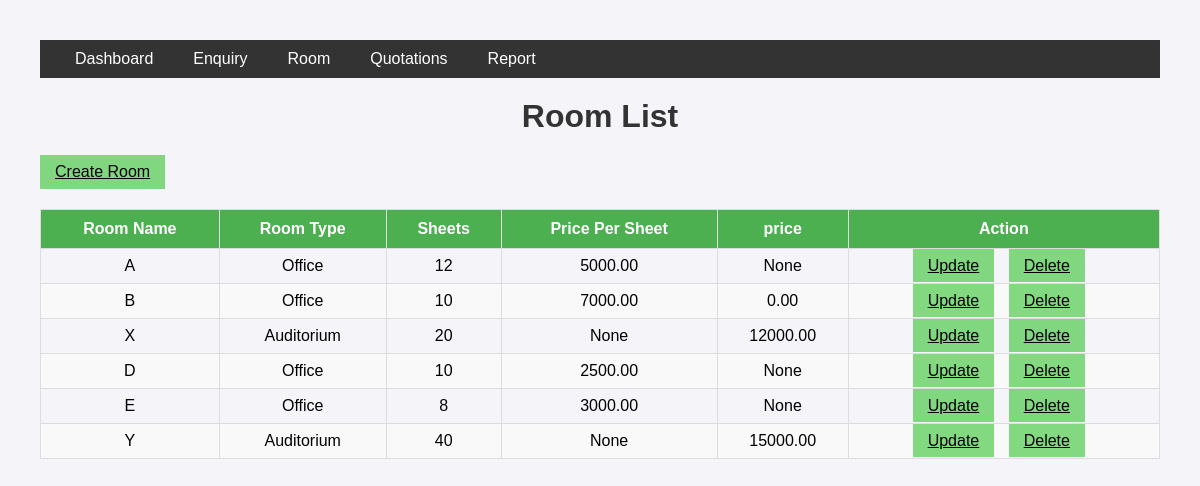
The page /room on the database its author committed.
### employee/models.py (models this page shows, shortened)
class Room(models.Model):
    ROOM_TYPES = [
        ('Meeting Room', 'Meeting Room'),
        ('Auditorium', 'Auditorium'),
        ('Office', 'Office'),
    ]
    name = models.CharField(max_length=50)
    room_type = models.CharField(max_length=20, choices=ROOM_TYPES)
    sheet_count = models.PositiveIntegerField()
    price_per_sheet = models.DecimalField(max_digits=10, decimal_places=2, null=True, blank=True)
    price = models.DecimalField(max_digits=10, decimal_places=2, null=True, blank=True)
    amenities = models.TextField(default="Tea, Coffee, Pantry, WiFi")

### employee/views.py (the view)
# urls.py: path('room', views.room, name='room'),
def room(request):
    rooms = Room.objects.all()
    return render(request, 'room.html', {'rooms':rooms})

### templates/room.html (shortened to what this page needs)
{% extends 'base.html' %}
{% block main %}
<h1>Room List</h1>
<div class="navbar-left">
        <a class="test"   data-bs-toggle="modal" data-bs-target="#AddholidaymasterModal" href="{% url 'employee:create_room' %}">Create Room
        </a>
</div>
<table>
    <thead>
        <tr>
            <th>Room Name</th>
            <th>Room Type</th>
            <th>Sheets</th>
            <th>Price Per Sheet</th>
            <th>price</th>
            <th>Action</th>
        </tr>
    </thead>
    <tbody>
    {% for i in rooms %}
        <tr>
            <td>{{ i.name }}</td>
            <td>{{ i.room_type }}</td>
            <td>{{ i.sheet_count }}</td>
            <td>{{ i.price_per_sheet }}</td>
            <td>{{ i.price}}</td>
            <td>
                <div class="d-flex justify-content-center">
                    <a href="{% url 'employee:update_room' i.id %}" class="test">Update</a>
                    <a href="{% url 'employee:delete_room' i.id %}" class="test delete-room">Delete</a>
                </div>
            </td>
        </tr>
    {% endfor %}
    </tbody>
</table>
{% endblock main %}

### templates/base.html (style rules this page uses)
body { font-family: Arial, sans-serif; background-color: #f4f4f9; margin: 0; padding: 0; }
.navbar-left { display: flex; }
.test { padding: 8px 15px; margin-right: 10px; background-color: #20be1b8a; color: black; }
table { width: 100%; border-collapse: collapse; margin-top: 20px; }
table th, table td { border: 1px solid #ddd; padding: 8px; text-align: left; }
table th { background-color: #f4f4f4; }
table td a { color: blue; text-decoration: underline; }
h1 { text-align: center; margin-top: 20px; color: #333; }
body { font-family: Arial, sans-serif; margin: 20px; padding: 20px; }
h1 { text-align: center; color: #333; margin-bottom: 20px; }
table { width: 100%; border-collapse: collapse; margin: 20px 0; }
thead th { background-color: #4CAF50; color: white; text-align: center; padding: 10px; }
tbody td { text-align: center; padding: 8px; border: 1px solid #ddd; }
tbody tr:nth-child(even) { background-color: #f9f9f9; }
@media (min-width: 1024px) { table { font-size: 16px; } }
@media (min-width: 1024px) { h1 { font-size: 2em; } }

### rows shown on the page
Room: name "A", room_type "Office", sheet_count "12", price_per_sheet "5000.00", price "None"
Room: name "B", room_type "Office", sheet_count "10", price_per_sheet "7000.00", price "0.00"
Room: name "X", room_type "Auditorium", sheet_count "20", price_per_sheet "None", price "12000.00"
Room: name "D", room_type "Office", sheet_count "10", price_per_sheet "2500.00", price "None"
Room: name "E", room_type "Office", sheet_count "8", price_per_sheet "3000.00", price "None"
Room: name "Y", room_type "Auditorium", sheet_count "40", price_per_sheet "None", price "15000.00"
